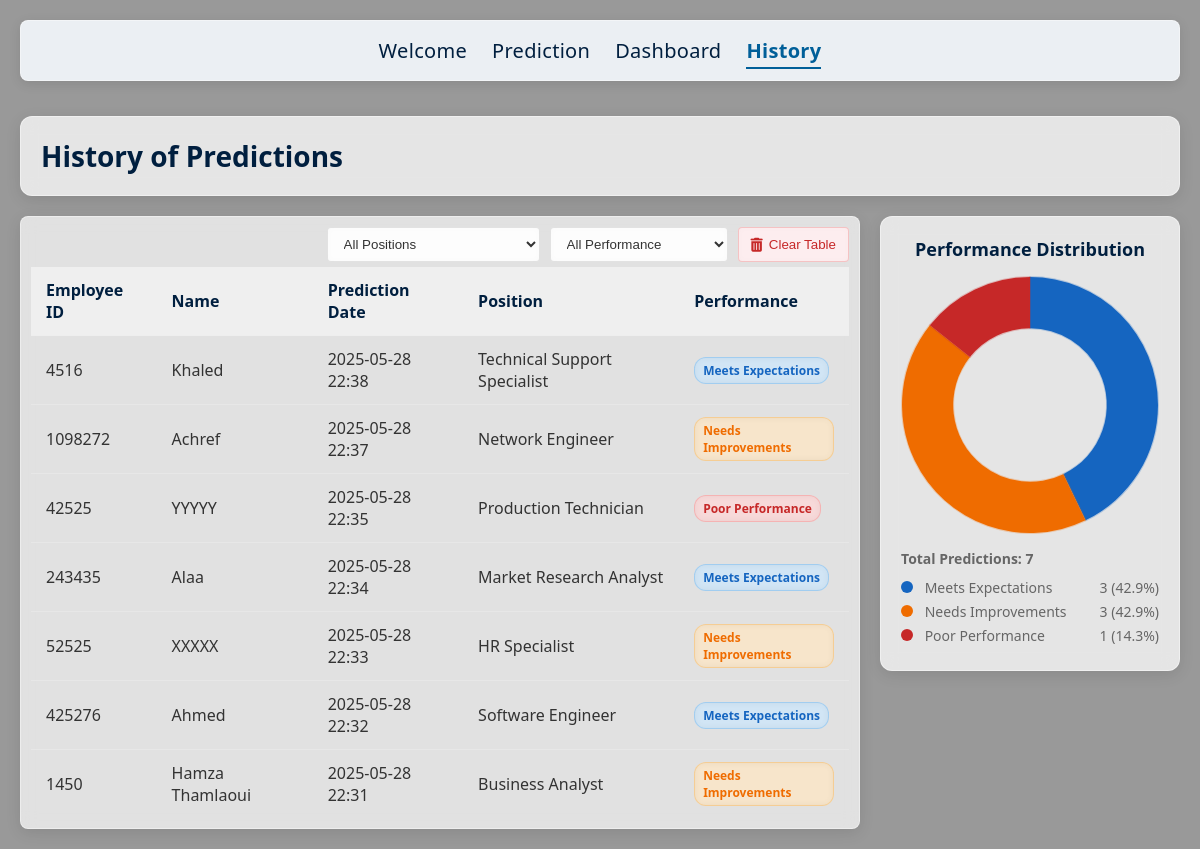
The app's page /history with its own data.
### tables this page shows
CREATE TABLE history (
            id INTEGER PRIMARY KEY AUTOINCREMENT,
            employee_id TEXT NOT NULL,
            employee_name TEXT NOT NULL,
            prediction_date TEXT NOT NULL,
            predicted_performance TEXT NOT NULL,
            position TEXT NOT NULL,
            prediction_timestamp DATETIME DEFAULT CURRENT_TIMESTAMP
        );

### app.py (the view)
@app.route('/history')
def history():
    predictions = get_all_predictions()
    return render_template('history.html', predictions=predictions)

### app.py (called while the page is built)
def get_all_predictions():
    try:
        conn = sqlite3.connect(DATABASE)
        cursor = conn.cursor()
        cursor.execute('''
            SELECT employee_id, employee_name, prediction_date, predicted_performance, position
            FROM history
            ORDER BY prediction_timestamp DESC
        ''')
        predictions = cursor.fetchall()
        conn.close()
        return predictions
    except Exception as e:
        print(f"Error retrieving predictions: {e}")
        return []

### templates/history.html (shortened to what this page needs)
<!DOCTYPE html>
<html>
<head>
    <link rel="stylesheet" href="https://cdnjs.cloudflare.com/ajax/libs/font-awesome/6.0.0/css/all.min.css">
</head>
<body>
    <nav>
        <div>
            <ul>
                <li><a href="/">Welcome</a></li>
                <li><a href="/prediction">Prediction</a></li>
                <li><a href="/dashboard">Dashboard</a></li>
                <li><a href="/history">History</a></li>
            </ul>
        </div>
    </nav>
    <div class="page-header">
        <h1>History of Predictions</h1>
    </div>
    <div class="content-layout">
        <div class="table-container">
            <div class="table-controls">
                <select class="filter-dropdown" id="position-filter">
                    <option value="all">All Positions</option>
                </select>
                <select class="filter-dropdown" id="performance-filter">
                    <option value="all">All Performance</option>
                </select>
                <button class="clear-btn" id="clear-table">
                    <i class="fas fa-trash-alt"></i> Clear Table
                </button>
            </div>
            <table class="predictions-table" id="predictionsTable">
                <thead>
                    <tr>
                        <th>Employee ID</th>
                        <th>Name</th>
                        <th>Prediction Date</th>
                        <th>Position</th>
                        <th>Performance</th>
                    </tr>
                </thead>
                <tbody>
                    {% if predictions %}
                        {% for prediction in predictions %}
                        <tr data-performance="{{ prediction[3].lower().replace(' ', '-') }}" data-position="{{ prediction[4] }}">
                            <td>{{ prediction[0] }}</td>
                            <td>{{ prediction[1] }}</td>
                            <td>{{ prediction[2] }}</td>
                            <td>{{ prediction[4] }}</td>
                            <td>
                                <span class="performance-badge
                                    {% if 'Exceeds' in prediction[3] %}exceeds
                                    {% elif 'Meets' in prediction[3] %}meets
                                    {% elif 'Needs' in prediction[3] %}needs
                                    {% elif 'Poor' in prediction[3] %}poor
                                    {% endif %}">
                                    {{ prediction[3] }}
                                </span>
                            </td>
                        </tr>
                        {% endfor %}
                    {% else %}
                        <tr>
                            <td colspan="5" class="empty-state">
                                No predictions recorded yet. Make your first prediction!
                            </td>
                        </tr>
                    {% endif %}
                </tbody>
            </table>
        </div>
        <div class="chart-container">
            <h3>Performance Distribution</h3>
            <canvas id="chartCanvas" width="250" height="250"></canvas>
            <div class="chart-stats" id="chartStats">
            </div>
        </div>
    </div>
</body>
</html>

### records on screen
history: employee "4516", employee_name "Khaled", prediction_date "2025-05-28 22:38", position "Technical Support Specialist", predicted_performance "Meets Expectations"
history: employee "1098272", employee_name "Achref", prediction_date "2025-05-28 22:37", position "Network Engineer", predicted_performance "Needs Improvements"
history: employee "42525", employee_name "YYYYY", prediction_date "2025-05-28 22:35", position "Production Technician", predicted_performance "Poor Performance"
history: employee "243435", employee_name "Alaa", prediction_date "2025-05-28 22:34", position "Market Research Analyst", predicted_performance "Meets Expectations"
history: employee "52525", employee_name "XXXXX", prediction_date "2025-05-28 22:33", position "HR Specialist", predicted_performance "Needs Improvements"
history: employee "425276", employee_name "Ahmed", prediction_date "2025-05-28 22:32", position "Software Engineer", predicted_performance "Meets Expectations"
history: employee "1450", employee_name "Hamza Thamlaoui", prediction_date "2025-05-28 22:31", position "Business Analyst", predicted_performance "Needs Improvements"
